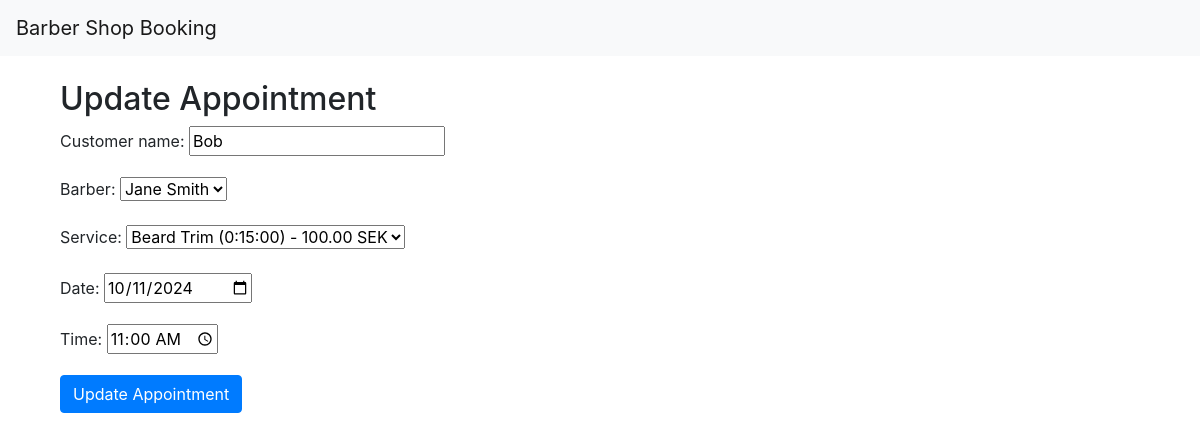
The app's page /update/2/ with its own data.
### bookings/models.py (models this page shows, shortened)
class Booking(models.Model):
    customer_name = models.CharField(max_length=100)
    barber = models.ForeignKey(Barber, on_delete=models.CASCADE)
    service = models.ForeignKey(Service, on_delete=models.CASCADE)
    date = models.DateField()
    time = models.TimeField()

### bookings/views.py (the view)
# urls.py: path('update/<int:booking_id>/', views.update_appointment, name='update_appointment'),
def update_appointment(request, booking_id):
    booking = get_object_or_404(Booking, id=booking_id)
    if request.method == 'POST':
        form = BookingForm(request.POST, instance=booking)
        if form.is_valid():
            form.save()
            return redirect('booking_success')
    else:
        form = BookingForm(instance=booking)
    return render(request, 'bookings/update_appointment.html', {'form': form})

### bookings/forms.py
class BookingForm(forms.ModelForm):
    class Meta:
        model = Booking
        fields = ['customer_name', 'barber', 'service', 'date', 'time']
        widgets = {
            'date': forms.DateInput(attrs={'type': 'date'}),
            'time': forms.TimeInput(attrs={'type': 'time'}),
        }

### bookings/models.py (called while the page is built)
    def __str__(self):
        return self.name

    def __str__(self):
        return f"{self.name} ({self.duration}) - {self.price} SEK"

### bookings/templates/bookings/update_appointment.html (shortened to what this page needs)
{% extends 'base.html' %}
{% block content %}
  <div class="container mt-4">
    <h2>Update Appointment</h2>
    <form method="post">
      {{ form.as_p }}
      <button class="btn btn-primary" type="submit">Update Appointment</button>
    </form>
  </div>
{% endblock %}

### records on screen
Booking: customer_name "Bob", barber "Jane Smith", service "Beard Trim (0:15:00) - 100.00 SEK", date "10/11/2024", time "11:00:00"
